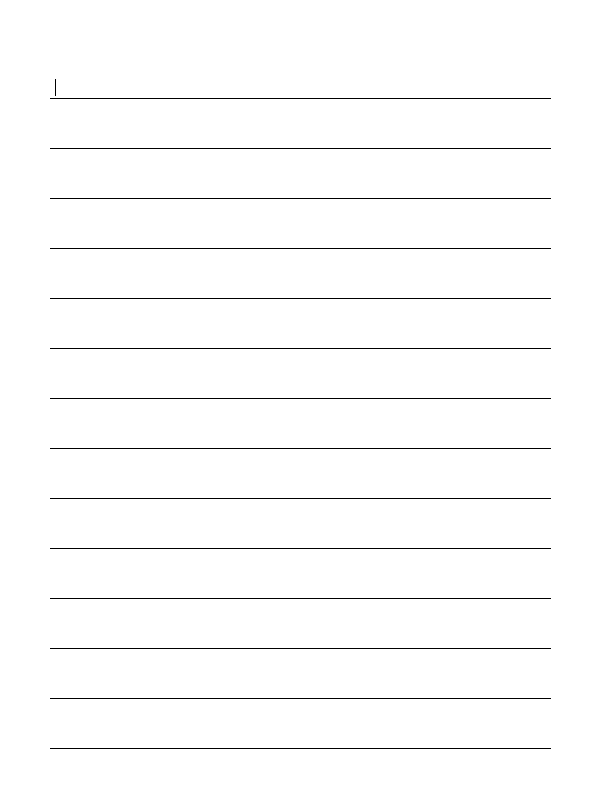
#> input picture backend/notebook.jpg, 600 x 800 px
$ python identify.py
#> lines starting #> are read from the running program, lines starting #| are printed output that depends on the picture; after the words box and inside, x2 and y2 are one past the last pixel; in counts of white or black regions, pixels touching at a corner belong together
import cv2
import numpy as np
from sklearn.cluster import DBSCAN


class ImageIdentificationError(Exception):
    """这张图识别不出页边距：要么读不出图片，要么整页找不到可用横线。

    调用方（/api/imagefileprocess）应当把它转成给用户看的提示、让用户手动填写，
    而不是当成 500；更不能用全 0 之类的占位值去覆盖用户已经填好的参数。
    """


#有bug时，别忘了打断点 7.6
def get_avg_distance(distances):
    # 空输入直接退化为 0：整页找不到直线（纯白图）时下游不该崩，
    # 否则 DBSCAN 拿到空簇、np.argmax 会对空数组抛 ValueError
    if len(distances) == 0:
        return 0

    # 将列表转化为 N x 1 的矩阵，因为DBSCAN需要这种格式的输入
    distances_np = np.array(distances).reshape(-1, 1)

    # 使用DBSCAN算法
    clustering = DBSCAN(eps=5, min_samples=3).fit(distances_np)

    # 找出最常见的标签（除了-1，-1代表噪声）
    labels, counts = np.unique(clustering.labels_, return_counts=True)
    # print('clustering.labels_:', clustering.labels_)
    # print('labels:', labels)
    # print('counts:', counts)
    counts[labels == -1] = 0
    most_common_label = labels[np.argmax(counts)]
    #下面这句代码存在问题，false时会把这个数据删除，而没有进行占位 7.6
    # most_common_label = labels[np.argmax(counts[labels != -1])]
    # print(counts[labels != -1])
    # print('most_common_label:', most_common_label)
    # 选择最常见的聚类中的间距，并计算这些间距的平均值
    selected_distances = distances_np[clustering.labels_ == most_common_label]
    # print('selected_distances:', selected_distances)
    avg_distance = np.mean(selected_distances)
    return avg_distance

def identify_distance(filename):
    # 读取图像
#> called with filename = 'notebook.jpg'
    image = cv2.imread(filename)
#> image is the input picture: shape (800, 600, 3); 98.5% white; black in thin lines or dots, all inside (x1, y1, x2, y2) = (50, 79, 551, 749)

    # 扩展名是图片但内容不是图片（或被截断）时 imread 返回 None，
    # 紧接着的 cvtColor 会抛 cv2.error 变成 500
    if image is None:
        raise ImageIdentificationError("图片无法读取，请确认上传的是有效的图片文件")

    # 转化为灰度图像
    gray = cv2.cvtColor(image, cv2.COLOR_BGR2GRAY)

    # 二值化
    # 固定阈值 150 会把亮于 150 的像素整片抹掉，于是浅色背景（浅灰纸、浅桌上的白纸）
    # 一条横线都留不下来；Otsu 从直方图自适应取阈值，深墨线/白纸的既有结果不变
    _, binary = cv2.threshold(gray, 0, 255, cv2.THRESH_BINARY_INV + cv2.THRESH_OTSU)

    # 使用形态学操作来连接线条的两侧
    kernel = np.ones((5,5),np.uint8)
    dilated = cv2.dilate(binary, kernel, iterations = 1)
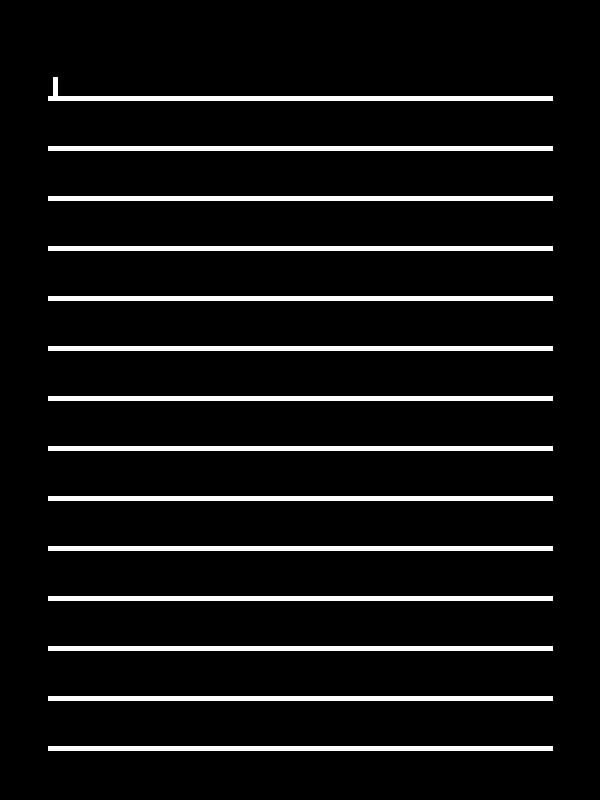
#> dilated: shape (800, 600); 7.4% white; 14 white regions, largest, box (x1, y1, x2, y2) and area: (48, 77, 553, 101) 2620, (48, 146, 553, 151) 2525, (48, 196, 553, 201) 2525
    eroded = cv2.erode(dilated, kernel, iterations = 1)

    # 边缘检测
    edges = cv2.Canny(eroded, 50, 150, apertureSize=3)
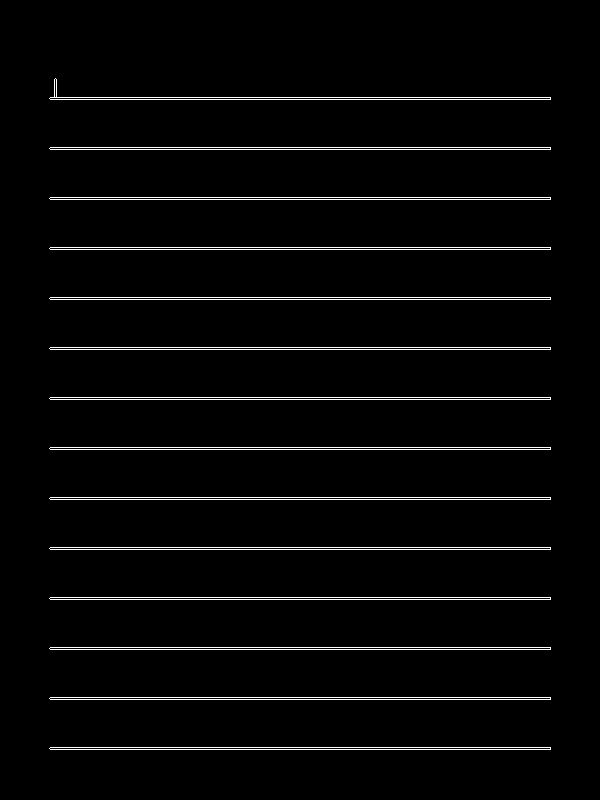
#> edges: shape (800, 600); 2.9% white in thin lines or dots, all inside (x1, y1, x2, y2) = (49, 78, 551, 750)

    # 直线检测
    lines = cv2.HoughLinesP(edges, 1, np.pi/180, 100, minLineLength=100, maxLineGap=10)
#> lines = 28 rows, first 6: [50, 297, 550, 297], [50, 749, 550, 749], [50, 647, 550, 647], [50, 549, 550, 549], [50, 597, 550, 597], [50, 249, 550, 249]

    # 整页没有可识别直线时 HoughLinesP 返回 None。这里不能退化成全 0：
    # 前端拿到 0 会当成真实边距去覆盖用户的参数框，再弹一个假的成功提示。
    # 交给调用方提示用户手动填写，用户填好的值原样保留。
    if lines is None:
        raise ImageIdentificationError("未识别到横线，请手动填写边距")

    lines = sorted(lines, key=lambda x: x[0][1])
#> lines = 28 items, first 6: [[50, 97, 550, 97]], [[50, 99, 550, 99]], [[50, 147, 550, 147]], [[50, 149, 550, 149]], [[50, 197, 550, 197]], [[50, 199, 550, 199]]

    # 选择线，计算旋转角度并存储
    angles = []
    for line in lines:
        for x1, y1, x2, y2 in line:
            print('x1:', x1, 'y1:', y1, 'x2:', x2, 'y2:', y2)
            angle = np.arctan2(y2 - y1, x2 - x1) * 180. / np.pi
            angles.append(angle)
#> this loop made 28 passes
#> line on passes 1 to 12: [[50, 97, 550, 97]], [[50, 99, 550, 99]], [[50, 147, 550, 147]], [[50, 149, 550, 149]], [[50, 197, 550, 197]], [[50, 199, 550, 199]], [[50, 247, 550, 247]], [[50, 249, 550, 249]], [[50, 297, 550, 297]], [[50, 299, 550, 299]], [[50, 347, 550, 347]], [[50, 349, 550, 349]]
#| x1: 50 y1: 97 x2: 550 y2: 97
#| x1: 50 y1: 99 x2: 550 y2: 99
#| x1: 50 y1: 147 x2: 550 y2: 147
#| x1: 50 y1: 149 x2: 550 y2: 149
#| x1: 50 y1: 197 x2: 550 y2: 197
#| x1: 50 y1: 199 x2: 550 y2: 199
#| x1: 50 y1: 247 x2: 550 y2: 247
#| x1: 50 y1: 249 x2: 550 y2: 249
#> (further printed lines are left out)
#> after the loop, angles = 28 values from 0 to 0

    # 计算平均角度
    avg_angle = np.mean(angles)
#> avg_angle = 0

    # 得到旋转矩阵
    (h, w) = image.shape[:2]
#> h = 800; w = 600
    center = (w // 2, h // 2)
#> center = (300, 400)
    M = cv2.getRotationMatrix2D(center, avg_angle, 1.0)
#> M = [[1, 0, 0], [0, 1, 0]]

    # 执行旋转
    rotated = cv2.warpAffine(image, M, (w, h), flags=cv2.INTER_CUBIC,
                            borderMode=cv2.BORDER_REPLICATE)

    # cv2.imshow('Rotated', rotated)
    # cv2.waitKey(0)
    # cv2.destroyAllWindows()

    # 转换为灰度图像
    gray_rotated = cv2.cvtColor(rotated, cv2.COLOR_BGR2GRAY)

    # 二值化（同上，用 Otsu 以适应浅色背景）
    _, binary_rotated = cv2.threshold(gray_rotated, 0, 255, cv2.THRESH_BINARY_INV + cv2.THRESH_OTSU)

    # 边缘检测
    edges_rotated = cv2.Canny(binary_rotated, 50, 150, apertureSize=3)

    # 直线检测
    lines_rotated = cv2.HoughLinesP(edges_rotated, 1, np.pi/180, 100, minLineLength=100, maxLineGap=10)
#> lines_rotated = 28 rows, first 6: [50, 399, 550, 399], [50, 747, 550, 747], [50, 349, 550, 349], [50, 249, 550, 249], [50, 199, 550, 199], [50, 499, 550, 499]

    # 旋转后同样可能一条直线都找不到，处理方式与上面一致
    if lines_rotated is None:
        raise ImageIdentificationError("未识别到横线，请手动填写边距")

    # 对直线的y坐标进行排序
    lines_rotated = sorted(lines_rotated, key=lambda x: x[0][1])
#> lines_rotated has the same summary as lines


    # 初始化空列表来存储每行的空白长度
    l_whitespaces = []
    r_whitespaces = []

    for line in lines_rotated:
        for x1, y1, x2, y2 in line:
            # 提取每行像素
            row = binary_rotated[y1]
            # 找到左边第一个非空白像素，第一个零是为了去掉外面的元组
            left = np.where(row == 255)[0][0] if np.where(row == 255)[0].size != 0 else 0
            # 找到右边第一个非空白像素
            right = np.where(row == 255)[0][-1] if np.where(row == 255)[0].size != 0 else len(row)
            # 计算空白长度
            if x1 != 0 and x2 != len(row):
                whitespace_left = x1 #x1 - left
                whitespace_right = len(row) - x2 #right - x2
                l_whitespaces.append(whitespace_left)
                r_whitespaces.append(whitespace_right)
#> after the loop, l_whitespaces = 28 values from 50 to 50; r_whitespaces = 28 values from 50 to 50
            # print('左空白：', whitespace_left,'右空白：',whitespace_right)

    avg_l_whitespace = get_avg_distance(l_whitespaces)
#> in get_avg_distance, `labels, counts = np.unique(clustering.labels_, return_counts=True)`: labels = [0]; counts = [28]
#> in get_avg_distance, `most_common_label = labels[np.argmax(counts)]`: most_common_label = 0
#> in get_avg_distance, `selected_distances = distances_np[clustering.labels_ == most_common_la..`: selected_distances = 28 values from 50 to 50
#> in get_avg_distance, `avg_distance = np.mean(selected_distances)`: avg_distance = 50
#> avg_l_whitespace = 50
    avg_r_whitespace = get_avg_distance(r_whitespaces)
#> avg_r_whitespace = 50

    # 初始化空列表来存储每列的空白长度
    t_whitespaces = []
    b_whitespaces = []

    # 转置图像，使得列变成行
    binary_rotated_T = binary_rotated.T
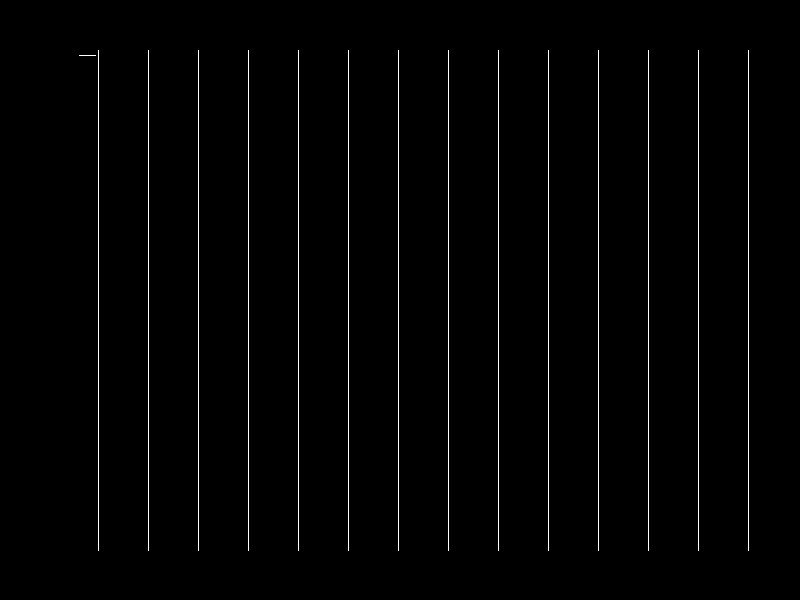
#> binary_rotated_T: shape (600, 800); 1.5% white in thin lines or dots, all inside (x1, y1, x2, y2) = (79, 50, 749, 551)

    for column in binary_rotated_T:
        # 找到上方第一个非空白像素
        top = np.where(column == 255)[0][0] if np.where(column == 255)[0].size != 0 else 0
        # 找到下方第一个非空白像素
        bottom = np.where(column == 255)[0][-1] if np.where(column == 255)[0].size != 0 else len(column)
        # 计算空白长度
        if top != 0 and bottom != len(column):
            whitespace_top = top
            whitespace_bottom = len(column) - bottom
            t_whitespaces.append(whitespace_top)
            b_whitespaces.append(whitespace_bottom)
#> this loop made 600 passes
#> (top, bottom, whitespace_top) on passes 51 to 62: (98, 748, 98), (98, 748, 98), (98, 748, 98), (98, 748, 98), (98, 748, 98), (79, 748, 79), (98, 748, 98), (98, 748, 98), (98, 748, 98), (98, 748, 98), (98, 748, 98), (98, 748, 98)
#> (top, bottom) on passes 1 to 6: (0, 800), (0, 800), (0, 800), (0, 800), (0, 800), (0, 800)
#> after the loop, b_whitespaces = 501 values from 52 to 52; t_whitespaces = 501 values, max 98 at index 0, min 79 at index 5, mean 97.96

    print('上边空白长度：', t_whitespaces)
#> (printed output is left out)
    avg_t_whitespace = get_avg_distance(t_whitespaces)
#> avg_t_whitespace = 98
    avg_b_whitespace = get_avg_distance(b_whitespaces)
#> avg_b_whitespace = 52

    # 输出空白长度
    print('上边空白长度：', avg_t_whitespace)
#| 上边空白长度： 98.0
    print('下边空白长度：', avg_b_whitespace)
#| 下边空白长度： 52.0


    distances = []

    for i in range(1, len(lines_rotated)):
        distance=lines_rotated[i][0][1] - lines_rotated[i-1][0][1]
        if distance > 5:
            distances.append(distance)
#> this loop made 27 passes
#> distance on passes 1 to 12: 2, 48, 2, 48, 2, 48, 2, 48, 2, 48, 2, 48
#> after the loop, distances = [48, 48, 48, 48, 48, 48, 48, 48, 48, 48, 48, 48, 48]
            # print('行间距：', distance)

    # 行距是必填结果：只有一条线、或相邻线间距都 <= 5px 时 distances 为空，
    # get_avg_distance([]) 会退回 0，前端又拿 0 去覆盖用户的行距——和「找不到线」
    # 是同一个坑。四周空白返回 0 可能是合法结果（内容铺满整页），所以只对行距判空。
    if not distances:
        raise ImageIdentificationError("未识别到横线，请手动填写边距")

    avg_distance = get_avg_distance(distances)
#> avg_distance = 48
    print('左边平均空白长度：', avg_l_whitespace)
#| 左边平均空白长度： 50.0
    print('右边平均空白长度：', avg_r_whitespace)
#| 右边平均空白长度： 50.0
    print('平均行间距：', avg_distance)
#| 平均行间距： 48.0

    avg_l_whitespace = round(avg_l_whitespace)
    avg_r_whitespace = round(avg_r_whitespace)
    avg_t_whitespace = round(avg_t_whitespace)
    avg_b_whitespace = round(avg_b_whitespace)
    avg_distance = round(avg_distance)

    return avg_l_whitespace, avg_r_whitespace, avg_t_whitespace, avg_b_whitespace, avg_distance

if __name__ == '__main__':
    identify_distance('notebook.jpg')
